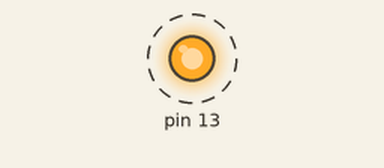
The sketch below on a simulated Arduino Uno, built with avr-gcc and run on an emulated ATmega328P. Shown: output pins drawn as LEDs (lit = HIGH). Dashed ring = blinking.

Above: at 0.2 s.
Timing chart, 0 to 3.0 s (numbered marks = the images above):
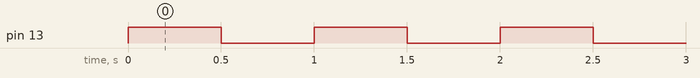

Measured:
- by itself, pin 13: alternates HIGH for 0.50 s and LOW for 0.50 s

The sketch:

2_blinking.ino
```cpp
void setup() {
  pinMode(13, OUTPUT);
}

void loop() {
  int d=500;
  digitalWrite(13, HIGH);
  delay(d);
  digitalWrite(13, LOW);
  delay(d);
}
```
